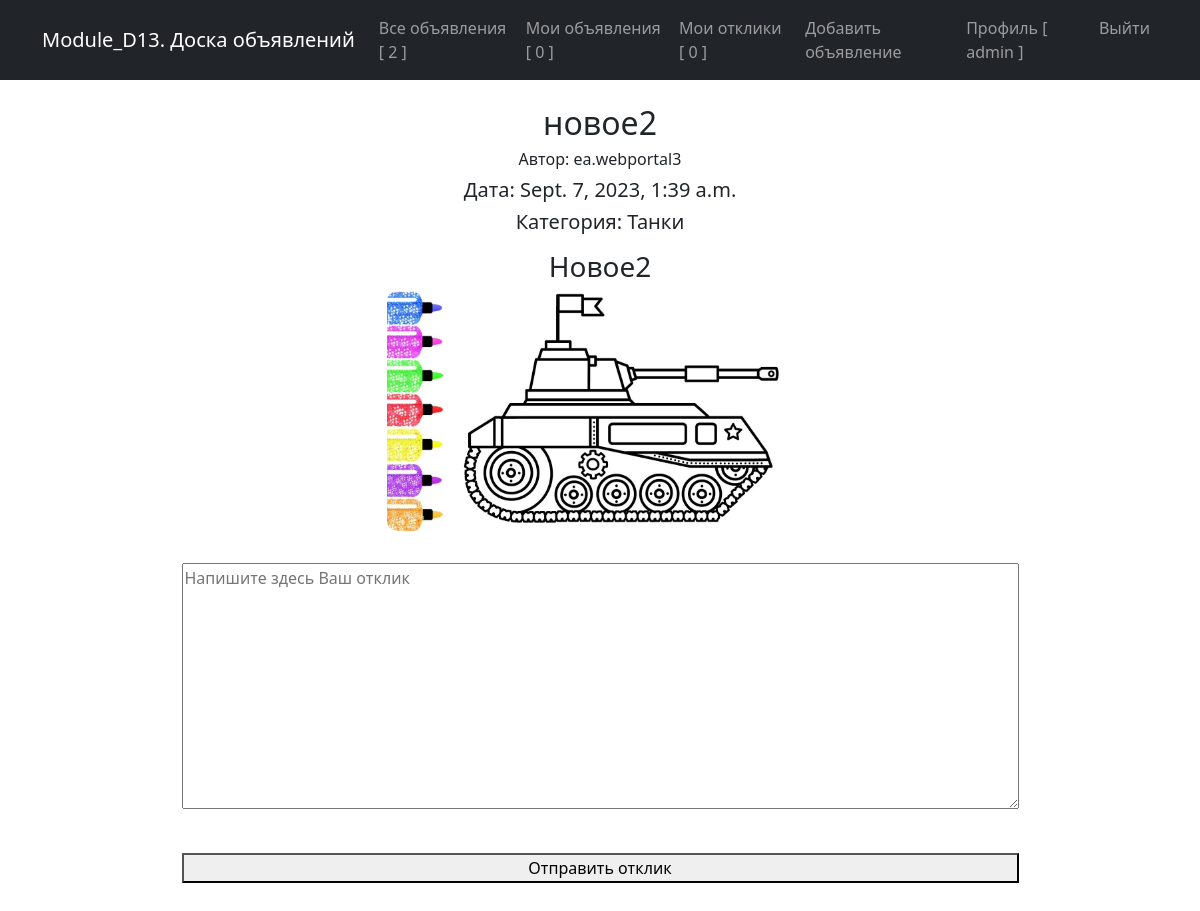
Page /12 (signed in) on the committed database.
### ads/models.py (models this page shows, shortened)
class Ad(models.Model):
    author = models.ForeignKey('auth.User', on_delete=models.CASCADE)
    category = models.CharField(
        max_length=2,
        choices=[
            ('TA', 'Танки'),
            ('HE', 'Хилы'),
            ('DD', 'ДД'),
            ('TO', 'Торговцы'),
            ('GI', 'Гилдмастеры'),
            ('KV', 'Квестгиверы'),
            ('KU', 'Кузнецы'),
            ('KO', 'Кожевники'),
            ('ZE', 'Зельевары'),
            ('MZ', 'Мастера заклинаний')
        ],
        default='TA'
    )
    posted = models.DateTimeField(auto_now_add=True)
    title = models.CharField(max_length=255)
    content = models.TextField()
    image1 = models.ImageField(upload_to='images/', null=True, blank=True)
    image2 = models.ImageField(upload_to='images/', null=True, blank=True)
    image3 = models.ImageField(upload_to='images/', null=True, blank=True)
    video = models.FileField(upload_to='videos/', null=True, blank=True,
                             validators=[validate_video_format])

### ads/views.py (the view, shortened to what this page needs)
# urls.py: path('<int:pk>', AdDetailView.as_view(), name='ad_detail'),
class AdDetailView(LoginRequiredMixin, FormMixin, DetailView):
    template_name = 'ads/ad_detail.html'
    queryset = Ad.objects.all()
    form_class = OfferForm
    def get_context_data(self, **kwargs):
        context = super(AdDetailView, self).get_context_data(**kwargs)
        context['offers'] = Offer.objects.filter(ad=self.object)
        context['form'] = OfferForm(
            {'user': self.request.user, 'ad': self.object}
        )
        return context

### ads/forms.py
class OfferForm(ModelForm):
    class Meta:
        model = Offer
        fields = ['user', 'ad', 'text']
        labels = {'text': ''}
        widgets = {
            'user': HiddenInput(),
            'ad': HiddenInput(),
            'text': forms.Textarea(attrs={'placeholder': 'Напишите здесь Ваш отклик'})
        }

### billboard_project/context_processors.py (called while the page is built)
def counters(request):
    if request.user.is_authenticated:
        return {
            'all_ads': Ad.objects.all(),
            'user_ads': Ad.objects.filter(author=request.user),
            'user_offers': Offer.objects.filter(ad__author=request.user),
        }
    else:
        return {
            'all_ads': Ad.objects.none(),
            'user_ads': Ad.objects.none(),
            'user_offers': Offer.objects.none(),
        }

### templates/ads/ad_detail.html (shortened to what this page needs)
{% extends 'default.html' %}
{% block content %}
  <h2>{{ ad.title }}</h2>
  <h6>Автор: {{ ad.author }}</h6>
  <h5>Дата: {{ ad.posted }}</h5>
  <h5>Категория: {{ ad.get_category_display }}</p>
  <h3>{{ ad.content }}</h3>
  <div class="ad-detail__media">
    {% if ad.image1 %}
      <a href="{{ ad.image1.url }}"><img src="{{ ad.image1.url }}" alt="{{ ad.image.url }}"></a>
    {% endif %}
  </div>
  <form action="{% url 'ad_detail' object.id %}" method="post">
    {{ form }}
    <br>
    <button type="submit">Отправить отклик</button>
  </form>
{% endblock content %}

### templates/default.html (shortened to what this page needs)
{% load static %}
<!DOCTYPE html>
<html lang="en">
    <head>
        <link href="{% static 'css/styles.css' %}" rel="stylesheet" >
        <link href="{% static 'css/billboard.css' %}" rel="stylesheet">
    </head>
    <body>
        <nav class="navbar navbar-expand-lg navbar-dark bg-dark">
            <div class="container">
                <a class="navbar-brand" href="/">Module_D13. Доска объявлений</a>
                <div class="collapse navbar-collapse" id="navbarSupportedContent">
                    <ul class="navbar-nav ms-auto mb-2 mb-lg-0">
                        <li class="nav-item"><a class="nav-link" aria-current="page" href="/">Все объявления [ {{ all_ads | length }} ]</a></li>
                        <li class="nav-item"><a class="nav-link" href="{% url 'my_ads' %}">Мои объявления [ {{ user_ads | length }} ]</a></li>
                        <li class="nav-item"><a class="nav-link" href="{% url 'offers' %}">Мои отклики [ {{ user_offers | length }} ]</a></li>
                        <li class="nav-item"><a class="nav-link" href="{% url 'ad_create' %}">Добавить объявление</a></li>
                        <li class="nav-item"><a class="nav-link" href="{% url 'user_detail' %}">Профиль [ {{ request.user.username }} ]</a></li>
                        <li class="nav-item"><a class="nav-link" href="{% url 'account_logout' %}">Выйти</a></li>
                    </ul>
                </div>
            </div>
        </nav>
        <div class="container">
            <div class="row">
                <div class="col-lg-12 text-center">
                    <main>
                        <br>
                        {% block content %}
                        {% endblock content %}
                    </main>
                </div>
            </div>
        </div>
    </body>
</html>

### static/css/billboard.css (style rules this page uses)
.ad-detail__media { display: flex; flex-wrap: wrap; gap: 1rem; justify-content: space-around; align-items: center; width: 75%; margin: auto; }
.ad-detail__media img, .ad-detail__media video { max-height: 15rem; border-radius: 10px; }

### rows in the picture
Ad: title "новое2", author "ea.webportal3", posted "Sept. 7, 2023, 1:39 a.m.", category "Танки", content "Новое2", image1 (picture)

### other values in the picture
{{ all_ads | length }} "2"
{{ user_ads | length }} "0"
{{ user_offers | length }} "0"
{{ request.user.username }} "admin"
